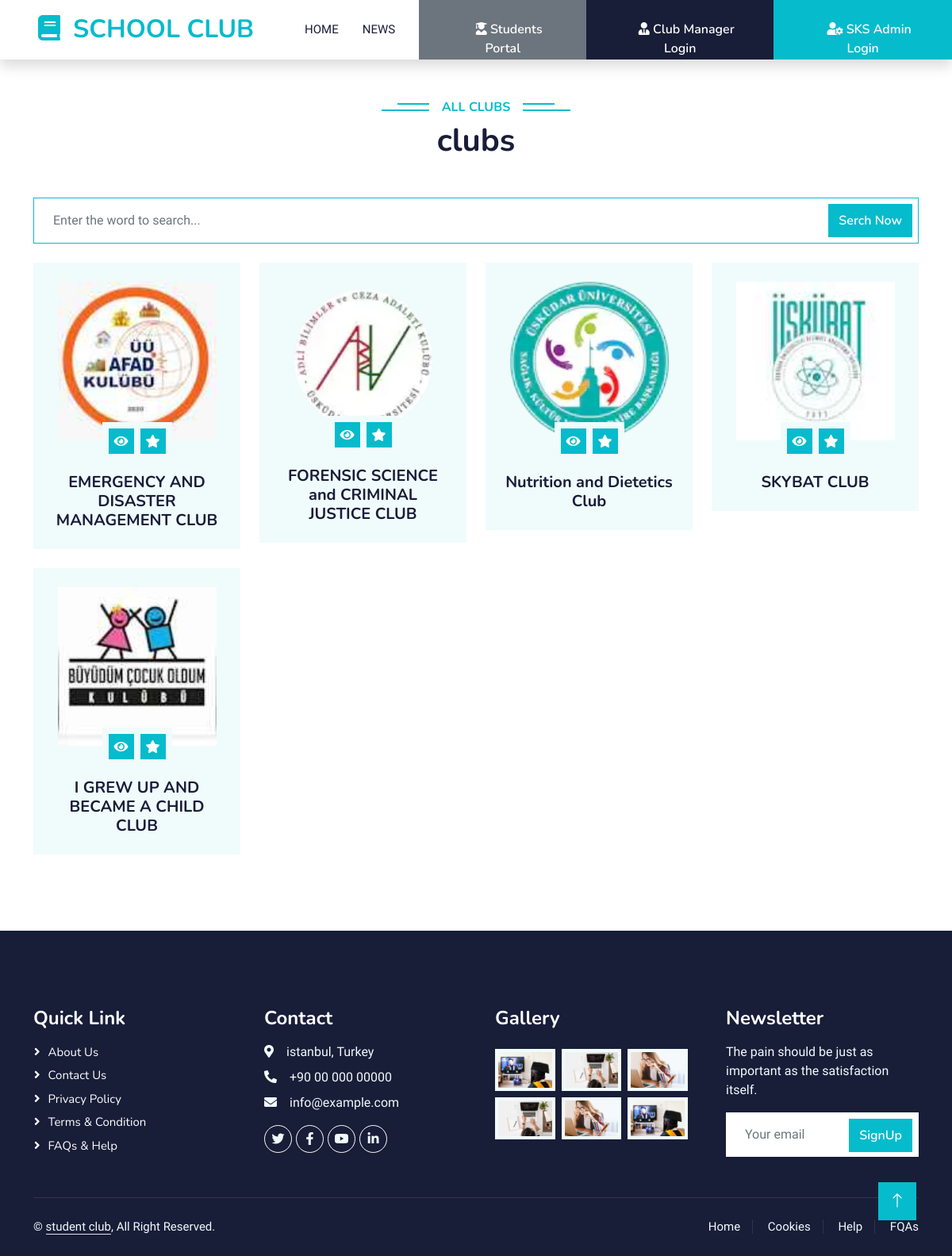
The page / on the database its author committed.
### school_app/models.py (models this page shows, shortened)
class Club(models.Model):
    club_name = models.CharField(max_length=100)
    club_description = models.TextField()
    club_logo = models.ImageField(upload_to='clubs/')

### school_app/views.py (the view)
# urls.py: 2. Add a URL to urlpatterns:  path('', views.home, name='home')
def home(request):
    clubs = Club.objects.all()
    search = request.GET.get('search')
    if search:
        clubs = clubs.filter(Q(club_name__icontains= search),
                             Q(club_description__icontains = search))
    context = {
       'clubs': clubs,
    }
    return render(request, 'home.html', context)

### school_app/templates/home.html (shortened to what this page needs)
{% extends "layout.html" %}
{% block content %}
    <div class="container-xxl py-5">
        <div class="container">
            <div class="text-center wow fadeInUp" data-wow-delay="0.1s">
                <h6 class="section-title bg-white text-center text-primary px-3">All Clubs</h6>
                <h1 class="mb-5">clubs</h1>
            </div>
            <div class="position-relative mx-auto mb-4" style="">
                <form class="form-inline my-2 my-lg-0" method = "GET" action = "">
                    <input class="form-control border border-primary w-100 py-3 ps-4 pe-5" type="search" placeholder="Enter the word to search..." name="search">
                    <button class="btn btn-primary py-2 position-absolute top-0 end-0 mt-2 me-2" type="submit">Serch Now</button>
                </form>
            </div>
            <div class="row g-4">
                {% for club in clubs %}
                <div class="col-lg-3 col-md-6 wow fadeInUp" data-wow-delay="0.1s">
                    <div class="team-item bg-light">
                        <div class="overflow-hidden">
                            <img class="img-fluid pt-4" src="{{ club.club_logo.url }}" style="
                                display: block;
                                margin-left: auto;
                                margin-right: auto;
                                width: 200px; "
                            alt="">
                        </div>
                        <div class="position-relative d-flex justify-content-center" style="margin-top: -23px;">
                            <div class="bg-light d-flex justify-content-center pt-2 px-1">
                                <a class="btn btn-sm-square btn-primary mx-1" href="{% url 'club-detail' club.id %}"><i class="fa fa-eye"></i></a>
                                <a class="btn btn-sm-square btn-primary mx-1" href="{% url 'club-activity' club.id %}">
                                    <i class="fa fa-star"></i>
                                </a>
                            </div>
                        </div>
                        <div class="text-center p-4">
                            <h5 class="mb-0">{{club.club_name}}</h5>
                        </div>
                    </div>
                </div>
                {% endfor %}
            </div>
        </div>
    </div>
{% endblock %}

### school_app/templates/layout.html (shortened to what this page needs)
{% load static %}
<!DOCTYPE html>
<html lang="en">
<head>
    <link href="https://cdnjs.cloudflare.com/ajax/libs/font-awesome/5.10.0/css/all.min.css" rel="stylesheet">
    <link href="https://cdn.jsdelivr.net/npm/bootstrap-icons@1.4.1/font/bootstrap-icons.css" rel="stylesheet">
    <link href="{% static 'site/lib/animate/animate.min.css' %}" rel="stylesheet">
    <link href="{% static 'site/lib/owlcarousel/assets/owl.carousel.min.css' %}" rel="stylesheet">
    <link href="{% static 'site/css/bootstrap.min.css' %}" rel="stylesheet">
    <link href="{% static 'site/css/style.css' %}" rel="stylesheet">
</head>
<body>
    <nav class="navbar navbar-expand-lg bg-white navbar-light shadow sticky-top p-0">
        <a href="{% url "home" %}" class="navbar-brand d-flex align-items-center px-4 px-lg-5">
            <h2 class="m-0 text-primary"><i class="fa fa-book me-3"></i>SCHOOL CLUB</h2>
        </a>
        <div class="collapse navbar-collapse" id="navbarCollapse">
            <div class="navbar-nav  p-4 p-lg-0">
                <a href="{% url "home" %}" class="nav-item nav-link">Home</a>
                <a href="{% url "haberler" %}" class="nav-item nav-link">News</a>
            </div>
            {% if user.is_authenticated %}
            <span class="ms-auto btn btn-secondary py-4 px-lg-5 d-none d-lg-block">
                <i class="fa fa-user-graduate ms-3"></i> Welcome, {{ user.username }}
            </span>
            <span class="ms-auto btn btn-secondary py-4 px-lg-5 d-none d-lg-block">
               <a href="{% url "student-logout" %}"><i class="fa fa-user-graduate ms-3"></i> Exit</a>
            </span>
            {% else %}
            <a href="{% url "student-login" %}" class="ms-auto btn btn-secondary py-4 px-lg-5 d-none d-lg-block"><i class="fa fa-user-graduate ms-3"></i> Students Portal</a>
            <a href="{% url "admin-login" %}" class=" btn btn-dark py-4 px-lg-5 d-none d-lg-block"><i class="fa fa-user-tie ms-3"></i> Club Manager Login </a>
            <a href="{% url "sks-login" %}" class=" btn btn-primary py-4 px-lg-5 d-none d-lg-block"><i class="fa fa-user-cog ms-3"></i> SKS Admin Login</a>
            {% endif %}
        </div>
    </nav>
        {% block content %}
        {% endblock %}
        <div class="container-fluid bg-dark text-light footer pt-5 mt-5 wow fadeIn" data-wow-delay="0.1s">
            <div class="container py-5">
                <div class="row g-5">
                    <div class="col-lg-3 col-md-6">
                        <h4 class="text-white mb-3">Quick Link</h4>
                        <a class="btn btn-link" href="">About Us</a>
                        <a class="btn btn-link" href="">Contact Us</a>
                        <a class="btn btn-link" href="">Privacy Policy</a>
                        <a class="btn btn-link" href="">Terms & Condition</a>
                        <a class="btn btn-link" href="">FAQs & Help</a>
                    </div>
                    <div class="col-lg-3 col-md-6">
                        <h4 class="text-white mb-3">Contact</h4>
                        <p class="mb-2"><i class="fa fa-map-marker-alt me-3"></i>istanbul, Turkey</p>
                        <p class="mb-2"><i class="fa fa-phone-alt me-3"></i>+90 00 000 00000</p>
                        <p class="mb-2"><i class="fa fa-envelope me-3"></i>info@example.com</p>
                        <div class="d-flex pt-2">
                            <a class="btn btn-outline-light btn-social" href=""><i class="fab fa-twitter"></i></a>
                            <a class="btn btn-outline-light btn-social" href=""><i class="fab fa-facebook-f"></i></a>
                            <a class="btn btn-outline-light btn-social" href=""><i class="fab fa-youtube"></i></a>
                            <a class="btn btn-outline-light btn-social" href=""><i class="fab fa-linkedin-in"></i></a>
                        </div>
                    </div>
                    <div class="col-lg-3 col-md-6">
                        <h4 class="text-white mb-3">Gallery</h4>
                        <div class="row g-2 pt-2">
                            <div class="col-4">
                                <img class="img-fluid bg-light p-1" src="img/course-1.jpg" alt="">
                            </div>
                            <div class="col-4">
                                <img class="img-fluid bg-light p-1" src="img/course-2.jpg" alt="">
                            </div>
                            <div class="col-4">
                                <img class="img-fluid bg-light p-1" src="img/course-3.jpg" alt="">
                            </div>
                            <div class="col-4">
                                <img class="img-fluid bg-light p-1" src="img/course-2.jpg" alt="">
                            </div>
                            <div class="col-4">
                                <img class="img-fluid bg-light p-1" src="img/course-3.jpg" alt="">
                            </div>
                            <div class="col-4">
                                <img class="img-fluid bg-light p-1" src="img/course-1.jpg" alt="">
                            </div>
                        </div>
                    </div>
                    <div class="col-lg-3 col-md-6">
                        <h4 class="text-white mb-3">Newsletter</h4>
                        <p>The pain should be just as important as the satisfaction itself.</p>
                        <div class="position-relative mx-auto" style="max-width: 400px;">
                            <input class="form-control border-0 w-100 py-3 ps-4 pe-5" type="text" placeholder="Your email">
                            <button type="button" class="btn btn-primary py-2 position-absolute top-0 end-0 mt-2 me-2">SignUp</button>
                        </div>
                    </div>
                </div>
            </div>
            <div class="container">
                <div class="copyright">
                    <div class="row">
                        <div class="col-md-6 text-center text-md-start mb-3 mb-md-0">
                            &copy; <a class="border-bottom" href="#">student club</a>, All Right Reserved.
                        </div>
                        <div class="col-md-6 text-center text-md-end">
                            <div class="footer-menu">
                                <a href="">Home</a>
                                <a href="">Cookies</a>
                                <a href="">Help</a>
                                <a href="">FQAs</a>
                            </div>
                        </div>
                    </div>
                </div>
            </div>
        </div>
        <a href="#" class="btn btn-lg btn-primary btn-lg-square back-to-top"><i class="bi bi-arrow-up"></i></a>
    </body>
    </html>

### school_app/static/site/css/style.css (style rules this page uses)
:root { --primary: #06BBCC; --light: #F0FBFC; --dark: #181d38; }
.back-to-top { position: fixed; display: none; right: 45px; bottom: 45px; z-index: 99; }
.btn { font-family: 'Nunito', sans-serif; font-weight: 600; transition: .5s; }
.btn.btn-primary, .btn.btn-secondary { color: #FFFFFF; }
.btn-sm-square { width: 32px; height: 32px; }
.btn-lg-square { width: 48px; height: 48px; }
.btn-square, .btn-sm-square, .btn-lg-square { padding: 0; display: flex; align-items: center; justify-content: center; font-weight: normal; border-radius: 0px; }
.navbar-light .navbar-nav .nav-link { margin-right: 30px; padding: 25px 0; color: #FFFFFF; font-size: 15px; text-transform: uppercase; outline: none; }
.navbar-light .navbar-brand, .navbar-light a.btn { height: 75px; }
.navbar-light .navbar-nav .nav-link { color: var(--dark); font-weight: 500; }
.navbar-light.sticky-top { top: -100px; transition: .5s; }
.section-title { position: relative; display: inline-block; text-transform: uppercase; }
.section-title::before { position: absolute; content: ""; width: calc(100% + 80px); height: 2px; top: 4px; left: -40px; background: var(--primary); z-index: -1; }
.section-title::after { position: absolute; content: ""; width: calc(100% + 120px); height: 2px; bottom: 5px; left: -60px; background: var(--primary); z-index: -1; }
.team-item img { transition: .5s; }
.footer .btn.btn-social { margin-right: 5px; width: 35px; height: 35px; display: flex; align-items: center; justify-content: center; color: var(--light); font-weight: normal; border: 1px solid #FFFFFF; border-radius: 35px; transition: .3s; }
.footer .btn.btn-link { display: block; margin-bottom: 5px; padding: 0; text-align: left; color: #FFFFFF; font-size: 15px; font-weight: normal; text-transform: capitalize; transition: .3s; }
.footer .btn.btn-link::before { position: relative; content: "\f105"; font-family: "Font Awesome 5 Free"; font-weight: 900; margin-right: 10px; }
.footer .copyright { padding: 25px 0; font-size: 15px; border-top: 1px solid rgba(256, 256, 256, .1); }
.footer .copyright a { color: var(--light); }
.footer .footer-menu a { margin-right: 15px; padding-right: 15px; border-right: 1px solid rgba(255, 255, 255, .1); }
.footer .footer-menu a:last-child { margin-right: 0; padding-right: 0; border-right: none; }

### rows shown on the page
Club: club_logo (picture), club_name "EMERGENCY AND DISASTER MANAGEMENT CLUB"
Club: club_logo (picture), club_name "FORENSIC SCIENCE and CRIMINAL JUSTICE CLUB"
Club: club_logo (picture), club_name "Nutrition and Dietetics Club"
Club: club_logo (picture), club_name "SKYBAT CLUB"
Club: club_logo (picture), club_name "I GREW UP AND BECAME A CHILD CLUB"
